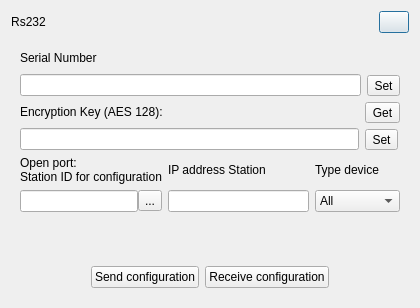
<?xml version="1.0" encoding="UTF-8"?>
<ui version="4.0">
 <class>ConfigureDialog</class>
 <widget class="QDialog" name="ConfigureDialog">
  <property name="geometry">
   <rect>
    <x>0</x>
    <y>0</y>
    <width>420</width>
    <height>308</height>
   </rect>
  </property>
  <property name="windowTitle">
   <string>Rs232</string>
  </property>
  <layout class="QGridLayout" name="gridLayout_2">
   <item row="0" column="0">
    <layout class="QHBoxLayout" name="horizontalLayout_2">
     <property name="spacing">
      <number>0</number>
     </property>
     <item>
      <widget class="QLabel" name="l_title">
       <property name="text">
        <string>Rs232</string>
       </property>
       <property name="alignment">
        <set>Qt::AlignCenter</set>
       </property>
      </widget>
     </item>
     <item>
      <spacer name="horizontalSpacer_3">
       <property name="orientation">
        <enum>Qt::Horizontal</enum>
       </property>
       <property name="sizeHint" stdset="0">
        <size>
         <width>40</width>
         <height>20</height>
        </size>
       </property>
      </spacer>
     </item>
     <item>
      <widget class="QPushButton" name="b_close">
       <property name="maximumSize">
        <size>
         <width>30</width>
         <height>30</height>
        </size>
       </property>
       <property name="cursor">
        <cursorShape>PointingHandCursor</cursorShape>
       </property>
       <property name="layoutDirection">
        <enum>Qt::RightToLeft</enum>
       </property>
       <property name="text">
        <string/>
       </property>
      </widget>
     </item>
    </layout>
   </item>
   <item row="1" column="0">
    <widget class="QWidget" name="DialogContainer" native="true">
     <layout class="QGridLayout" name="gridLayout">
      <item row="0" column="0" colspan="3">
       <layout class="QHBoxLayout" name="horizontalLayout_3">
        <item>
         <layout class="QVBoxLayout" name="verticalLayout_4">
          <item>
           <widget class="QLabel" name="label_SerialNumber">
            <property name="text">
             <string>Serial Number</string>
            </property>
           </widget>
          </item>
          <item>
           <widget class="QLineEdit" name="lineEdit_SN">
            <property name="maxLength">
             <number>12</number>
            </property>
           </widget>
          </item>
         </layout>
        </item>
        <item>
         <layout class="QVBoxLayout" name="verticalLayout">
          <item>
           <spacer name="verticalSpacer_3">
            <property name="orientation">
             <enum>Qt::Vertical</enum>
            </property>
            <property name="sizeHint" stdset="0">
             <size>
              <width>20</width>
              <height>13</height>
             </size>
            </property>
           </spacer>
          </item>
          <item>
           <widget class="QToolButton" name="b_setSN">
            <property name="text">
             <string>Set</string>
            </property>
           </widget>
          </item>
         </layout>
        </item>
       </layout>
      </item>
      <item row="1" column="0" colspan="3">
       <layout class="QGridLayout" name="gridLayout_3">
        <item row="0" column="0">
         <layout class="QVBoxLayout" name="verticalLayout_5">
          <item>
           <widget class="QLabel" name="label_KeyAES">
            <property name="text">
             <string>Encryption Key (AES 128):</string>
            </property>
           </widget>
          </item>
          <item>
           <widget class="QLineEdit" name="lineEdit_KeyAES">
            <property name="maxLength">
             <number>32</number>
            </property>
           </widget>
          </item>
         </layout>
        </item>
        <item row="0" column="1">
         <layout class="QVBoxLayout" name="verticalLayout_3">
          <item>
           <widget class="QToolButton" name="b_GetAES">
            <property name="text">
             <string>Get</string>
            </property>
           </widget>
          </item>
          <item>
           <widget class="QToolButton" name="b_SetAES">
            <property name="text">
             <string>Set</string>
            </property>
           </widget>
          </item>
         </layout>
        </item>
       </layout>
      </item>
      <item row="2" column="0">
       <widget class="QLabel" name="l_open_port">
        <property name="maximumSize">
         <size>
          <width>16777215</width>
          <height>30</height>
         </size>
        </property>
        <property name="font">
         <font>
          <family>MS Shell Dlg 2</family>
         </font>
        </property>
        <property name="text">
         <string>Open port:
Station ID for configuration</string>
        </property>
       </widget>
      </item>
      <item row="2" column="1" rowspan="2">
       <layout class="QVBoxLayout" name="verticalLayout_2">
        <item>
         <widget class="QLabel" name="l_IPStations">
          <property name="text">
           <string>IP address Station</string>
          </property>
         </widget>
        </item>
        <item>
         <widget class="QLineEdit" name="lineEdit_IPStation"/>
        </item>
       </layout>
      </item>
      <item row="2" column="2">
       <widget class="QLabel" name="label_TypeDev">
        <property name="text">
         <string>Type device</string>
        </property>
       </widget>
      </item>
      <item row="3" column="0">
       <layout class="QHBoxLayout" name="lay3">
        <property name="spacing">
         <number>0</number>
        </property>
        <item>
         <widget class="QLineEdit" name="m_settings">
          <property name="minimumSize">
           <size>
            <width>0</width>
            <height>0</height>
           </size>
          </property>
          <property name="maximumSize">
           <size>
            <width>16777215</width>
            <height>16777215</height>
           </size>
          </property>
          <property name="text">
           <string/>
          </property>
         </widget>
        </item>
        <item>
         <widget class="QToolButton" name="b_open">
          <property name="cursor">
           <cursorShape>PointingHandCursor</cursorShape>
          </property>
          <property name="text">
           <string>...</string>
          </property>
         </widget>
        </item>
       </layout>
      </item>
      <item row="3" column="2">
       <widget class="QComboBox" name="comboBox_TypeDev">
        <item>
         <property name="text">
          <string>All</string>
         </property>
        </item>
        <item>
         <property name="text">
          <string>PDO-16</string>
         </property>
        </item>
        <item>
         <property name="text">
          <string>PDO-16N</string>
         </property>
        </item>
        <item>
         <property name="text">
          <string>PDO-32</string>
         </property>
        </item>
        <item>
         <property name="text">
          <string>PDO-32N</string>
         </property>
        </item>
        <item>
         <property name="text">
          <string>PDO-48</string>
         </property>
        </item>
        <item>
         <property name="text">
          <string>UPV-2</string>
         </property>
        </item>
        <item>
         <property name="text">
          <string>UPV-4</string>
         </property>
        </item>
        <item>
         <property name="text">
          <string>UPV-6</string>
         </property>
        </item>
        <item>
         <property name="text">
          <string>UPV-2N</string>
         </property>
        </item>
        <item>
         <property name="text">
          <string>UPV-4N</string>
         </property>
        </item>
        <item>
         <property name="text">
          <string>UPV-A</string>
         </property>
        </item>
        <item>
         <property name="text">
          <string>SL1</string>
         </property>
        </item>
        <item>
         <property name="text">
          <string>SL2</string>
         </property>
        </item>
        <item>
         <property name="text">
          <string>UM-300-2</string>
         </property>
        </item>
       </widget>
      </item>
      <item row="4" column="1">
       <spacer name="verticalSpacer">
        <property name="orientation">
         <enum>Qt::Vertical</enum>
        </property>
        <property name="sizeType">
         <enum>QSizePolicy::Expanding</enum>
        </property>
        <property name="sizeHint" stdset="0">
         <size>
          <width>20</width>
          <height>20</height>
         </size>
        </property>
       </spacer>
      </item>
      <item row="5" column="0" colspan="3">
       <layout class="QHBoxLayout" name="horizontalLayout">
        <item>
         <spacer name="horizontalSpacer">
          <property name="orientation">
           <enum>Qt::Horizontal</enum>
          </property>
          <property name="sizeHint" stdset="0">
           <size>
            <width>40</width>
            <height>20</height>
           </size>
          </property>
         </spacer>
        </item>
        <item>
         <widget class="QPushButton" name="b_send">
          <property name="cursor">
           <cursorShape>PointingHandCursor</cursorShape>
          </property>
          <property name="text">
           <string>Send configuration</string>
          </property>
         </widget>
        </item>
        <item>
         <widget class="QPushButton" name="b_rcv">
          <property name="cursor">
           <cursorShape>PointingHandCursor</cursorShape>
          </property>
          <property name="text">
           <string>Receive configuration</string>
          </property>
         </widget>
        </item>
        <item>
         <spacer name="horizontalSpacer_2">
          <property name="orientation">
           <enum>Qt::Horizontal</enum>
          </property>
          <property name="sizeHint" stdset="0">
           <size>
            <width>40</width>
            <height>20</height>
           </size>
          </property>
         </spacer>
        </item>
       </layout>
      </item>
     </layout>
    </widget>
   </item>
  </layout>
 </widget>
 <resources/>
 <connections>
  <connection>
   <sender>b_close</sender>
   <signal>clicked()</signal>
   <receiver>ConfigureDialog</receiver>
   <slot>close()</slot>
   <hints>
    <hint type="sourcelabel">
     <x>346</x>
     <y>28</y>
    </hint>
    <hint type="destinationlabel">
     <x>188</x>
     <y>183</y>
    </hint>
   </hints>
  </connection>
 </connections>
</ui>
